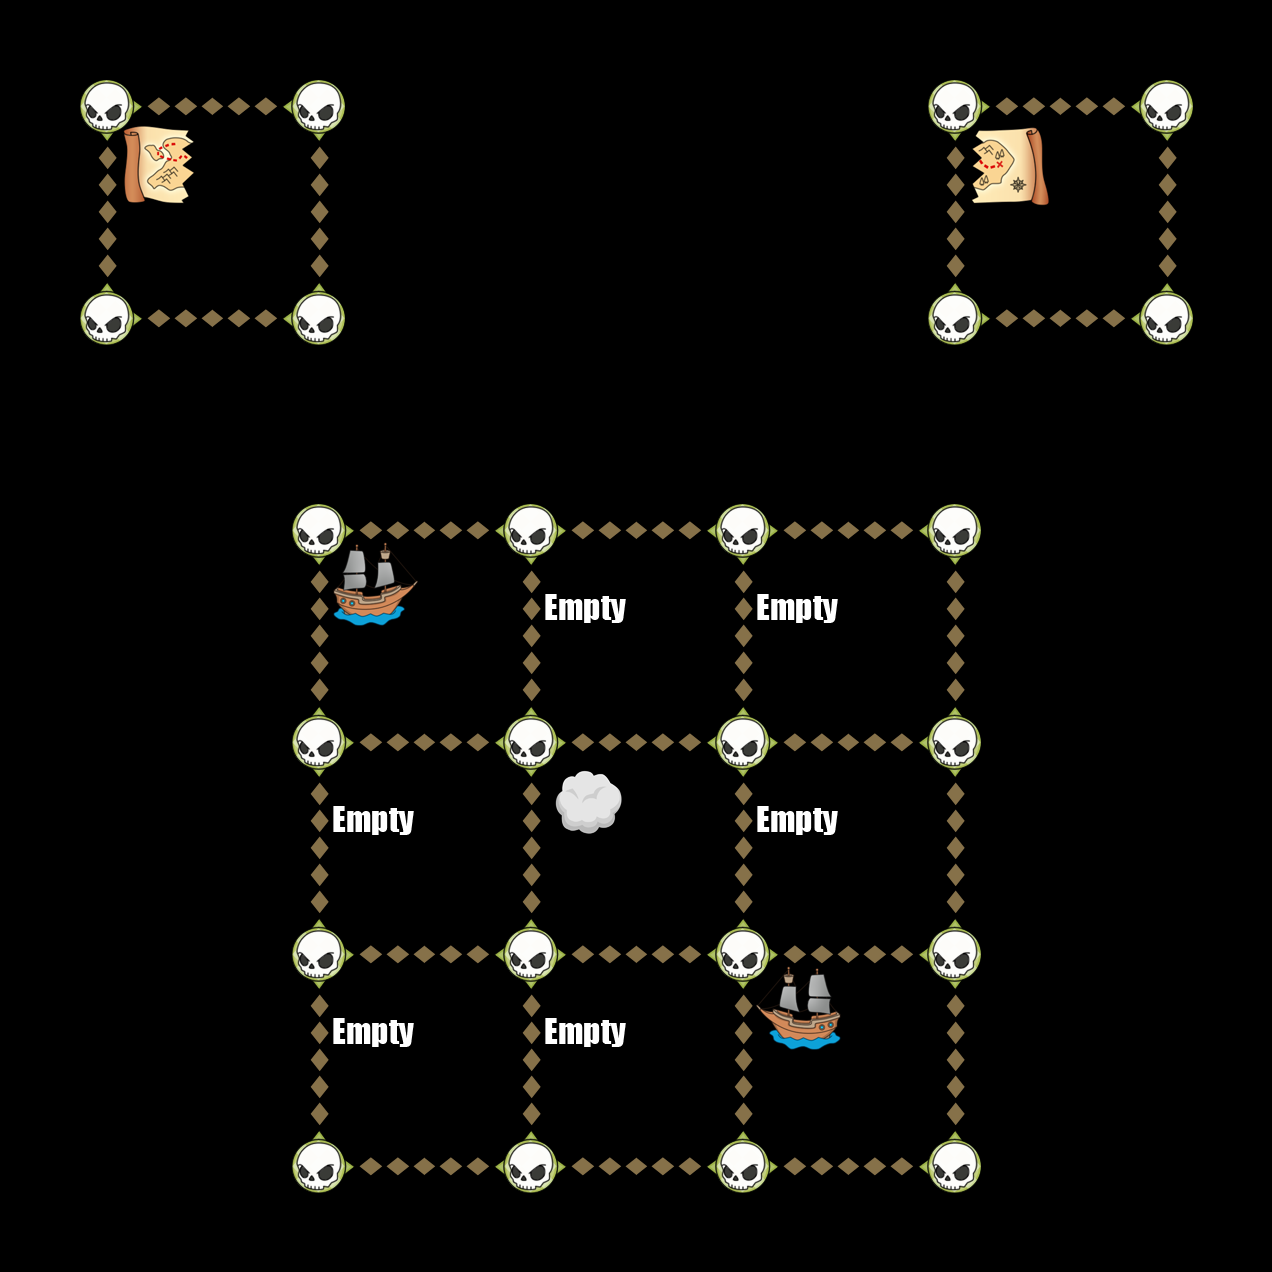

Rendered tile map (Tiled .tmx) drawn with the repository's tilesets; below, a short description and the map source with its tile grids summarised:
An orthogonal 6x6 tile map with 212x212 px tiles, 6 tile layers (Down, Up, Left, Right, ...).

<map version="1.0" orientation="orthogonal" width="6" height="6" tilewidth="212" tileheight="212">
 <tileset firstgid="1" name="TileGraphic_Final-ipadhd" tilewidth="212" tileheight="212">
  <image source="TileGraphic_Final-ipadhd.png" width="636" height="1060" />
  <tile id="0">
   <properties>
    <property name="LineFilled" value="True" />
   </properties>
  </tile>
  <tile id="2">
   <properties>
    <property name="Item" value="TreasureBox" />
   </properties>
  </tile>
  <tile id="4">
   <properties>
    <property name="RowFilled" value="True" />
   </properties>
  </tile>
  <tile id="6">
   <properties>
    <property name="Item" value="CannonLeft" />
   </properties>
  </tile>
  <tile id="7">
   <properties>
    <property name="Item" value="ShipRight" />
   </properties>
  </tile>
  <tile id="8">
   <properties>
    <property name="Item" value="MapOne" />
   </properties>
  </tile>
  <tile id="9">
   <properties>
    <property name="Item" value="CannonRight" />
   </properties>
  </tile>
  <tile id="10">
   <properties>
    <property name="Item" value="ShipLeft" />
   </properties>
  </tile>
  <tile id="11">
   <properties>
    <property name="Item" value="MapTwo" />
   </properties>
  </tile>
  <tile id="12">
   <properties>
    <property name="Item" value="Empty" />
   </properties>
  </tile>
  <tile id="13">
   <properties>
    <property name="Item" value="Skull" />
   </properties>
  </tile>
  <tile id="14">
   <properties>
    <property name="Item" value="Fog" />
   </properties>
  </tile>
 </tileset>
 <layer name="Down" width="6" height="6">
  <data>[36 cells, 16 non-empty, 1 distinct tile ids]</data>
 </layer>
 <layer name="Up" width="6" height="6">
  <data>[36 cells, 16 non-empty, 1 distinct tile ids]</data>
 </layer>
 <layer name="Left" width="6" height="6">
  <data>[36 cells, 16 non-empty, 1 distinct tile ids]</data>
 </layer>
 <layer name="Right" width="6" height="6">
  <data>[36 cells, 16 non-empty, 1 distinct tile ids]</data>
 </layer>
 <layer name="Dots" width="6" height="6">
  <data>[36 cells, 24 non-empty, 1 distinct tile ids]</data>
 </layer>
 <layer name="Items" width="6" height="6">
  <data>[36 cells, 11 non-empty, 6 distinct tile ids]</data>
 </layer>
</map>
